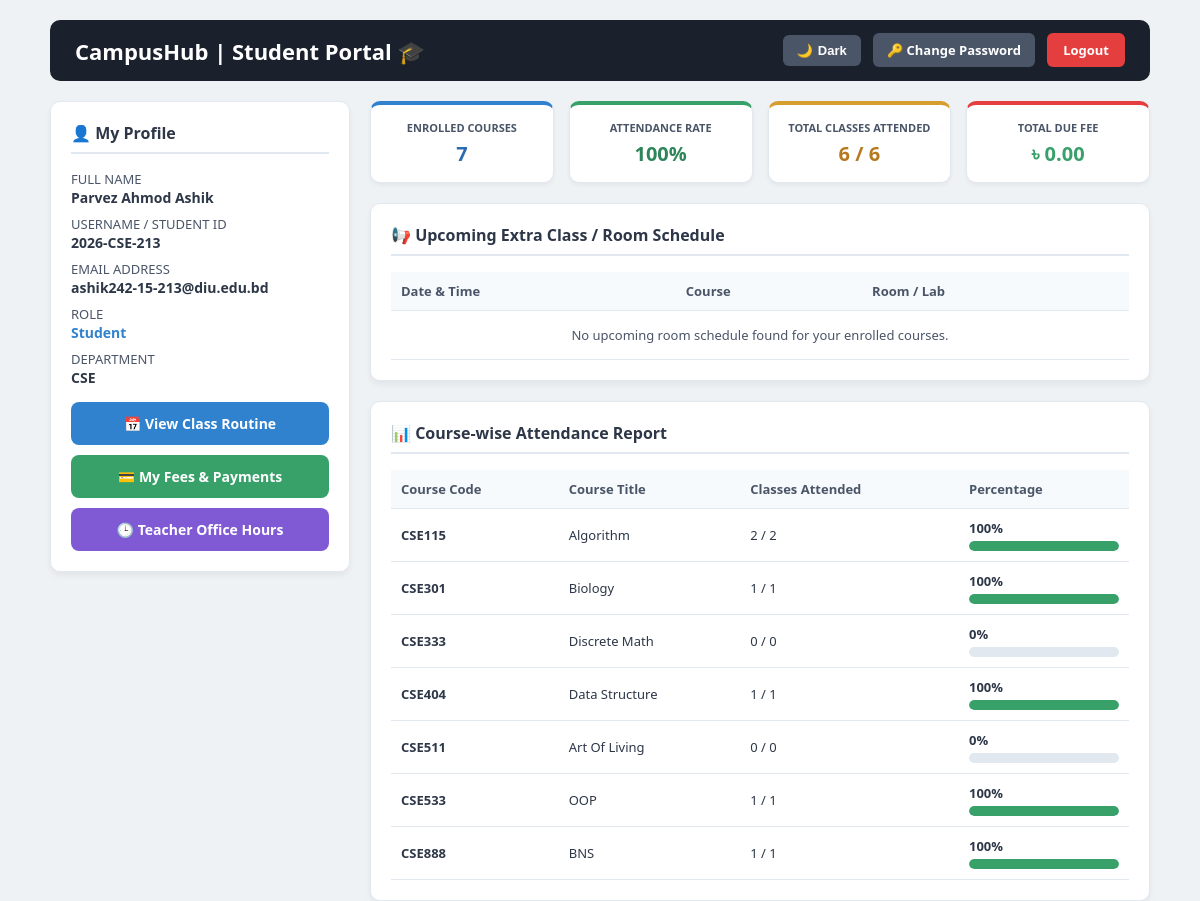
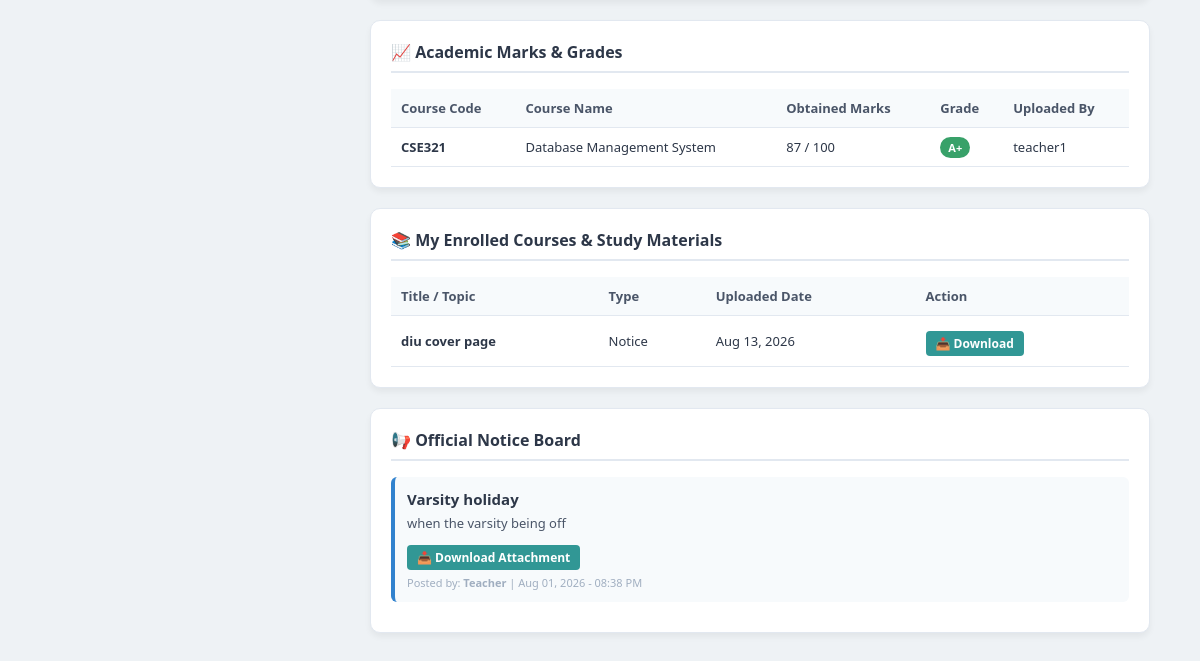
Before: /student_dashboard.php (signed in) with the older database file (2 pictures, top to bottom).
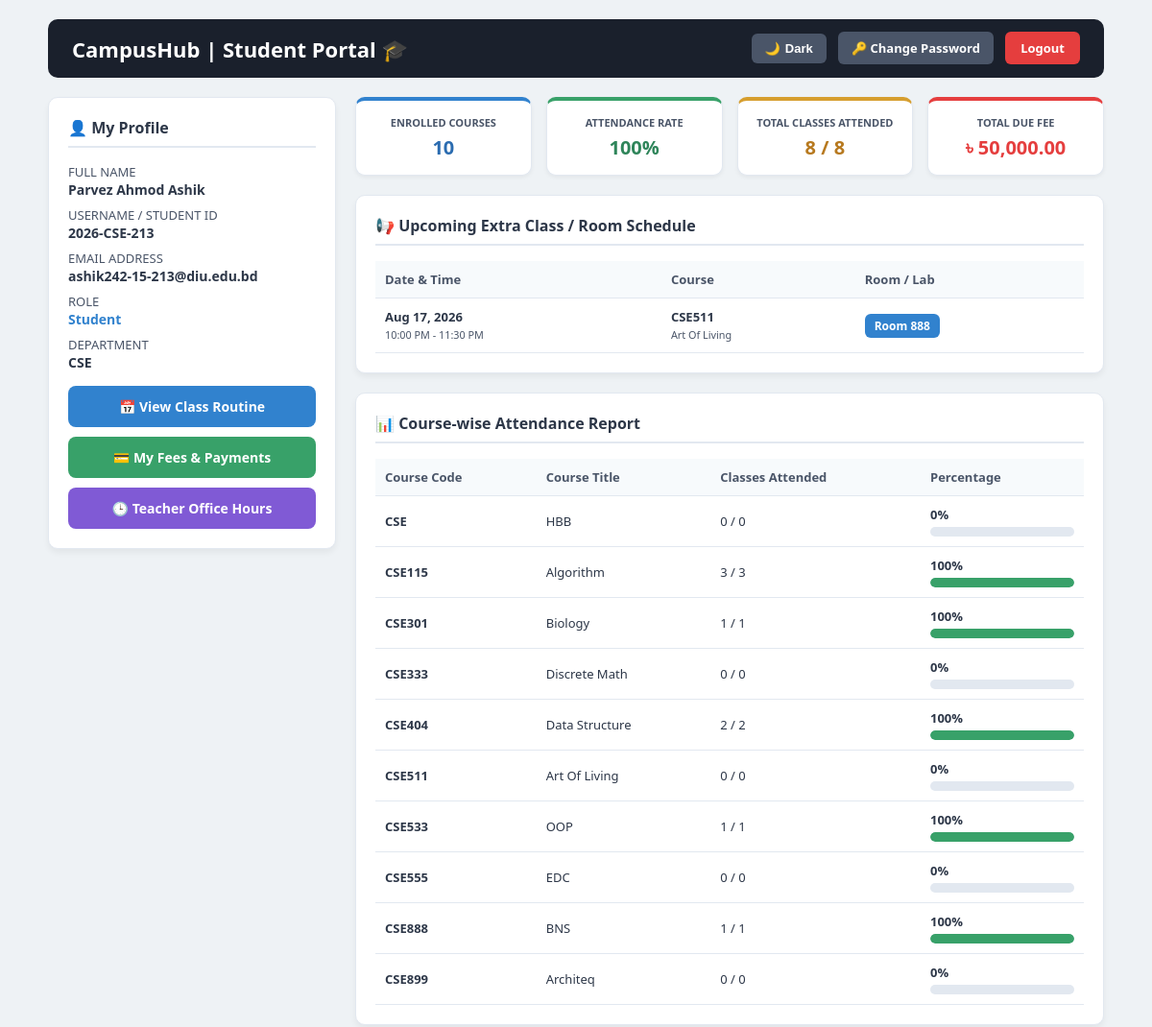
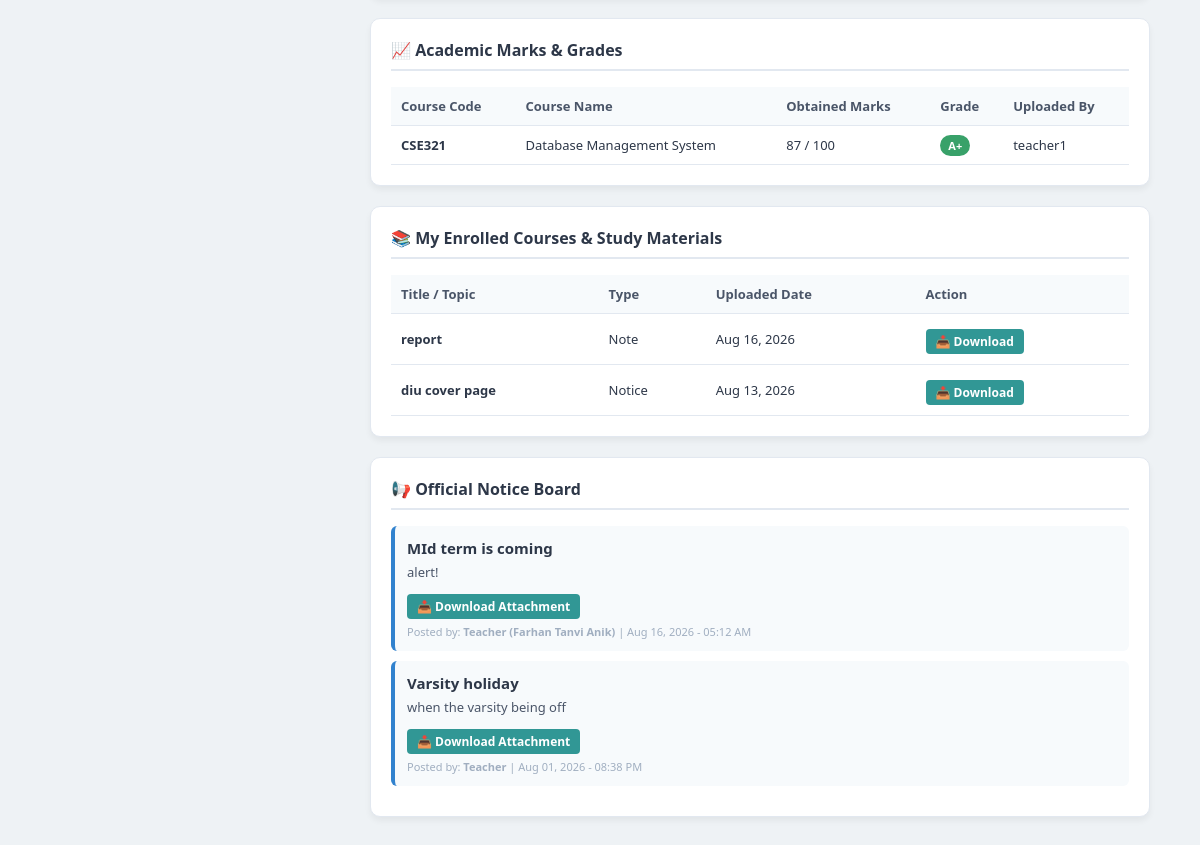
After: the same page with the newer database file (2 pictures, top to bottom).
### tables this page shows
CREATE TABLE `courses` (
  `id` int(11) NOT NULL,
  `course_code` varchar(20) NOT NULL,
  `course_name` varchar(100) NOT NULL,
  `credits` decimal(3,2) NOT NULL,
  `department_id` int(11) DEFAULT NULL,
  `assigned_teacher` varchar(100) DEFAULT NULL,
  `batch` varchar(20) DEFAULT NULL
);

CREATE TABLE `marks` (
  `id` int(11) NOT NULL,
  `student_id` varchar(50) NOT NULL,
  `course_code` varchar(20) NOT NULL,
  `course_name` varchar(100) NOT NULL,
  `marks` int(11) NOT NULL,
  `grade` varchar(5) NOT NULL,
  `posted_by` varchar(50) NOT NULL,
  `created_at` timestamp NOT NULL DEFAULT current_timestamp()
);

CREATE TABLE `course_materials` (
  `id` int(11) NOT NULL,
  `course_id` int(11) NOT NULL,
  `teacher_username` varchar(100) NOT NULL,
  `title` varchar(255) NOT NULL,
  `type` enum('note','assignment','notice') DEFAULT 'note',
  `file_path` varchar(255) NOT NULL,
  `department` varchar(50) DEFAULT NULL,
  `batch` varchar(20) DEFAULT NULL,
  `uploaded_at` timestamp NOT NULL DEFAULT current_timestamp()
);

CREATE TABLE `notices` (
  `id` int(11) NOT NULL,
  `title` varchar(255) NOT NULL,
  `description` text NOT NULL,
  `file_name` varchar(255) DEFAULT NULL,
  `posted_by` varchar(100) DEFAULT 'Admin',
  `created_at` timestamp NOT NULL DEFAULT current_timestamp()
);

CREATE TABLE `room_bookings` (
  `id` int(11) NOT NULL,
  `room_number` varchar(20) NOT NULL,
  `teacher_id` varchar(50) NOT NULL,
  `course_id` int(11) NOT NULL,
  `booking_date` date NOT NULL,
  `start_time` time NOT NULL,
  `end_time` time NOT NULL,
  `status` enum('Booked','Cancelled') DEFAULT 'Booked',
  `created_at` timestamp NOT NULL DEFAULT current_timestamp()
);

### student_dashboard.php (the view, shortened to what the changed rows need)
<?php
require_once 'config.php';
$username = $_SESSION['username'];
$student_info = null;
$stmt = $conn->prepare("SELECT * FROM students WHERE student_id = ?");
if ($stmt) {
    $stmt->bind_param("s", $username);
    $stmt->execute();
    $res = $stmt->get_result();
    if ($res && $res->num_rows > 0) {
        $student_info = $res->fetch_assoc();
    }
}
$student_id = $student_info['student_id'] ?? $username;
$dept = $student_info['department'] ?? 'CSE';
$batch = $student_info['batch'] ?? '';
$enrolled_courses_count = 0;
if (!empty($batch)) {
    $e_stmt = $conn->prepare("SELECT COUNT(*) as total FROM courses WHERE batch = ?");
    if ($e_stmt) {
        $e_stmt->bind_param("s", $batch);
        $e_stmt->execute();
        $e_res = $e_stmt->get_result();
        if ($e_res && $e_row = $e_res->fetch_assoc()) {
            $enrolled_courses_count = $e_row['total'];
        }
    }
}
$today = date('Y-m-d');
$room_stmt = $conn->prepare("
    SELECT rb.booking_date, rb.start_time, rb.end_time, rb.room_number, c.course_code, c.course_name
    FROM room_bookings rb
    LEFT JOIN courses c ON rb.course_id = c.id
    WHERE rb.booking_date >= ?
    ORDER BY rb.booking_date ASC, rb.start_time ASC
");
if ($room_stmt) {
    $room_stmt->bind_param("s", $today);
    $room_stmt->execute();
    $room_schedule = $room_stmt->get_result();
} else {
    $room_schedule = false;
}
$total_due_amount = 0;
if (!empty($dept) && !empty($batch)) {
    $total_assigned_fee = 0;
    $b_stmt = $conn->prepare("SELECT SUM(total_amount) as total FROM batch_fees WHERE LOWER(department) = LOWER(?) AND LOWER(batch) = LOWER(?)");
    if ($b_stmt) {
        $b_stmt->bind_param("ss", $dept, $batch);
        $b_stmt->execute();
        $b_res = $b_stmt->get_result();
        if ($b_res && $b_row = $b_res->fetch_assoc()) {
            $total_assigned_fee = $b_row['total'] ?? 0;
        }
    }
    $total_paid_amount = 0;
    $p_stmt = $conn->prepare("SELECT SUM(paid_amount) as total_paid FROM payments WHERE student_id = ? OR student_id = ?");
    if ($p_stmt) {
        $p_stmt->bind_param("ss", $username, $student_id);
        $p_stmt->execute();
        $p_res = $p_stmt->get_result();
        if ($p_res && $p_row = $p_res->fetch_assoc()) {
            $total_paid_amount = $p_row['total_paid'] ?? 0;
        }
    }
    $total_due_amount = max(0, $total_assigned_fee - $total_paid_amount);
}
$notices_res = $conn->query("SELECT * FROM notices ORDER BY created_at DESC");
$marks_res = false;
$marks_stmt = $conn->prepare("SELECT * FROM marks WHERE student_id = ? OR student_id = ? ORDER BY id DESC");
if ($marks_stmt) {
    $marks_stmt->bind_param("ss", $username, $student_id);
    $marks_stmt->execute();
    $marks_res = $marks_stmt->get_result();
}
$materials_res = false;
if (!empty($dept) && !empty($batch)) {
    $mat_stmt = $conn->prepare("SELECT * FROM course_materials WHERE (department = ? AND batch = ?) OR batch = ? ORDER BY id DESC");
    if ($mat_stmt) {
        $mat_stmt->bind_param("sss", $dept, $batch, $batch);
        $mat_stmt->execute();
        $materials_res = $mat_stmt->get_result();
    }
} else {
    $materials_res = $conn->query("SELECT * FROM course_materials ORDER BY id DESC");
}
$att_summary = [];
$total_classes_all = 0;
$total_present_all = 0;
$courses_res = false;
if (!empty($batch)) {
    $courses_stmt = $conn->prepare("SELECT * FROM courses WHERE batch = ? ORDER BY course_code ASC");
    if ($courses_stmt) {
        $courses_stmt->bind_param("s", $batch);
        $courses_stmt->execute();
        $courses_res = $courses_stmt->get_result();
    }
}
if ($courses_res && $courses_res->num_rows > 0) {
    while ($course = $courses_res->fetch_assoc()) {
        $c_id = $course['id'];
        $total_classes = 0;
        $c_total_stmt = $conn->prepare("SELECT COUNT(DISTINCT attendance_date) as cnt FROM attendance WHERE course_id = ?");
        if ($c_total_stmt) {
            $c_total_stmt->bind_param("i", $c_id);
            $c_total_stmt->execute();
            $res_tot = $c_total_stmt->get_result();
            if ($res_tot) {
                $total_classes = $res_tot->fetch_assoc()['cnt'] ?? 0;
            }
        }
        $present_classes = 0;
        $c_pres_stmt = $conn->prepare("SELECT COUNT(*) as cnt FROM attendance WHERE course_id = ? AND (student_id = ? OR student_id = ?) AND (status = 'Present' OR status = 'Late')");
        if ($c_pres_stmt) {
            $c_pres_stmt->bind_param("iss", $c_id, $username, $student_id);
            $c_pres_stmt->execute();
            $res_pres = $c_pres_stmt->get_result();
            if ($res_pres) {
                $present_classes = $res_pres->fetch_assoc()['cnt'] ?? 0;
            }
        }
        $percentage = ($total_classes > 0) ? round(($present_classes / $total_classes) * 100) : 0;
        $att_summary[] = [
            'course_code' => $course['course_code'],
            'course_name' => $course['course_name'],
            'credit'      => $course['credits'] ?? $course['credit'] ?? 0,
            'total'       => $total_classes,
            'present'     => $present_classes,
            'percentage'  => $percentage
        ];
        $total_classes_all += $total_classes;
        $total_present_all += $present_classes;
    }
}
?>
<!DOCTYPE html>
<html lang="en">
<head>
</head>
<body>
<div class="container">
    <div class="header">
        <h2>CampusHub | Student Portal 🎓</h2>
    </div>
    <div class="main-grid">
        <div>
            <div class="stats-grid">
                <div class="stat-card" style="border-top-color: #3182ce;">
                    <h4>Enrolled Courses</h4>
                    <div class="num"><?php echo $enrolled_courses_count; ?></div>
                </div>
                <div class="stat-card" style="border-top-color: #d69e2e;">
                    <h4>Total Classes Attended</h4>
                    <div class="num" style="color: #b7791f;"><?php echo $total_present_all; ?> / <?php echo $total_classes_all; ?></div>
                </div>
                <div class="stat-card" style="border-top-color: #e53e3e;">
                    <h4>Total Due Fee</h4>
                    <div class="num" style="color: <?php echo ($total_due_amount > 0) ? '#e53e3e' : '#38a169'; ?>;">
                        ৳ <?php echo number_format($total_due_amount, 2); ?>
                    </div>
                </div>
            </div>
            <div class="card">
                <table>
                    <thead>
                        <tr>
                            <th>Date & Time</th>
                            <th>Course</th>
                            <th>Room / Lab</th>
                        </tr>
                    </thead>
                    <tbody>
                        <?php if ($room_schedule && $room_schedule->num_rows > 0): ?>
                            <?php while ($row = $room_schedule->fetch_assoc()): ?>
                                <tr>
                                    <td>
                                        <b><?php echo date('M d, Y', strtotime($row['booking_date'])); ?></b><br>
                                        <small style="color: var(--sub-text);">
                                            <?php echo date('h:i A', strtotime($row['start_time'])) . ' - ' . date('h:i A', strtotime($row['end_time'])); ?>
                                        </small>
                                    </td>
                                    <td>
                                        <b><?php echo htmlspecialchars($row['course_code']); ?></b><br>
                                        <small style="color: var(--sub-text);"><?php echo htmlspecialchars($row['course_name']); ?></small>
                                    </td>
                                    <td>
                                        <span style="background: #3182ce; color: white; padding: 4px 10px; border-radius: 6px; font-weight: bold; font-size: 12px;">
                                            <?php echo htmlspecialchars($row['room_number']); ?>
                                        </span>
                                    </td>
                                </tr>
                            <?php endwhile; ?>
                        <?php else: ?>
                            <tr>
                                <td colspan="3" style="text-align: center; color: var(--sub-text); padding: 15px;">
                                    No upcoming room schedule found for your enrolled courses.
                                </td>
                            </tr>
                        <?php endif; ?>
                    </tbody>
                </table>
            </div>
            <div class="card">
                <table>
                    <thead>
                        <tr>
                            <th>Course Code</th>
                            <th>Course Title</th>
                            <th>Classes Attended</th>
                            <th>Percentage</th>
                        </tr>
                    </thead>
                    <tbody>
                        <?php if (!empty($att_summary)): ?>
                            <?php foreach ($att_summary as $att): ?>
                                <tr>
                                    <td><b><?php echo htmlspecialchars($att['course_code']); ?></b></td>
                                    <td><?php echo htmlspecialchars($att['course_name']); ?></td>
                                    <td><?php echo $att['present']; ?> / <?php echo $att['total']; ?></td>
                                    <td style="width: 150px;">
                                        <b><?php echo $att['percentage']; ?>%</b>
                                        <div class="progress-bar-bg">
                                            <div class="progress-bar-fill" style="width: <?php echo $att['percentage']; ?>%; background: <?php echo ($att['percentage'] < 75) ? '#e53e3e' : '#38a169'; ?>;"></div>
                                        </div>
                                    </td>
                                </tr>
                            <?php endforeach; ?>
                        <?php endif; ?>
                    </tbody>
                </table>
            </div>
            <div class="card">
                <table>
                    <thead>
                        <tr>
                            <th>Course Code</th>
                            <th>Course Name</th>
                            <th>Obtained Marks</th>
                            <th>Grade</th>
                            <th>Uploaded By</th>
                        </tr>
                    </thead>
                    <tbody>
                        <?php if ($marks_res && $marks_res->num_rows > 0): ?>
                            <?php while ($mark = $marks_res->fetch_assoc()): ?>
                                <tr>
                                    <td><b><?php echo htmlspecialchars($mark['course_code']); ?></b></td>
                                    <td><?php echo htmlspecialchars($mark['course_name']); ?></td>
                                    <td><?php echo $mark['marks']; ?> / 100</td>
                                    <td><span class="badge-grade"><?php echo $mark['grade']; ?></span></td>
                                    <td><?php echo htmlspecialchars($mark['posted_by']); ?></td>
                                </tr>
                            <?php endwhile; ?>
                        <?php endif; ?>
                    </tbody>
                </table>
            </div>
            <div class="card">
                <?php if ($materials_res && $materials_res->num_rows > 0): ?>
                    <table>
                        <thead>
                            <tr>
                                <th>Title / Topic</th>
                                <th>Type</th>
                                <th>Uploaded Date</th>
                                <th>Action</th>
                            </tr>
                        </thead>
                        <tbody>
                            <?php while ($material = $materials_res->fetch_assoc()): ?>
                                <tr>
                                    <td><b><?php echo htmlspecialchars($material['title']); ?></b></td>
                                    <td><?php echo htmlspecialchars(ucfirst($material['type'] ?? 'Note')); ?></td>
                                    <td><?php echo date('M d, Y', strtotime($material['uploaded_at'] ?? 'now')); ?></td>
                                    <td>
                                        <?php if (!empty($material['file_path'])): ?>
                                            <a href="uploads/<?php echo htmlspecialchars($material['file_path']); ?>" class="btn-attach" download>📥 Download</a>
                                        <?php else: ?>
                                            <span style="color: #a0aec0;">No File</span>
                                        <?php endif; ?>
                                    </td>
                                </tr>
                            <?php endwhile; ?>
                        </tbody>
                    </table>
                <?php else: ?>
                    <p style="color: var(--sub-text); margin-top: 10px;">No study materials or course resources uploaded yet for your department and batch.</p>
                <?php endif; ?>
            </div>
            <div class="card">
                <?php if ($notices_res && $notices_res->num_rows > 0): ?>
                    <?php while ($notice = $notices_res->fetch_assoc()): ?>
                        <div class="notice-item">
                            <h4><?php echo htmlspecialchars($notice['title']); ?></h4>
                            <p><?php echo nl2br(htmlspecialchars($notice['description'])); ?></p>
                            <?php if(!empty($notice['file_name'])): ?>
                                <a href="uploads/<?php echo $notice['file_name']; ?>" class="btn-attach" download>📥 Download Attachment</a>
                            <?php endif; ?>
                            <div class="notice-meta" style="margin-top: 5px;">
                                Posted by: <b><?php echo htmlspecialchars($notice['posted_by']); ?></b> |
                                <?php echo date('M d, Y - h:i A', strtotime($notice['created_at'])); ?>
                            </div>
                        </div>
                    <?php endwhile; ?>
                <?php else: ?>
                    <p style="color: var(--sub-text);">No notices posted yet.</p>
                <?php endif; ?>
            </div>
        </div>
    </div>
</div>
</body>
</html>

Changed rows visible on the page:
added room_bookings: booking_date "Aug 17, 2026", start_time "10:00 PM", end_time "11:30 PM", course.course_code "CSE511", course.course_name "Art Of Living", room_number "Room 888"
added courses: course_code "CSE", course_name "HBB", present "0", total "0", percentage "0"
computed for courses "CSE115": present "2" → "3"; total "2" → "3"
computed for courses "CSE404": present "1" → "2"; total "1" → "2"
added courses: course_code "CSE555", course_name "EDC", present "0", total "0", percentage "0"
added courses: course_code "CSE899", course_name "Architeq", present "0", total "0", percentage "0"
added course_materials: title "report", type "Note", uploaded_at "Aug 16, 2026"
added notices: title "MId term is coming", description "alert!", posted_by "Teacher (Farhan Tanvi Anik)", created_at "Aug 16, 2026 - 05:12 AM"
Other visible differences:
$enrolled_courses_count: "7" → "10"
$total_present_all: "6" → "8"
$total_classes_all: "6" → "8"
$total_due_amount: "0.00" → "50,000.00"
text no longer shown: "No upcoming room schedule found for your enrolled courses."
